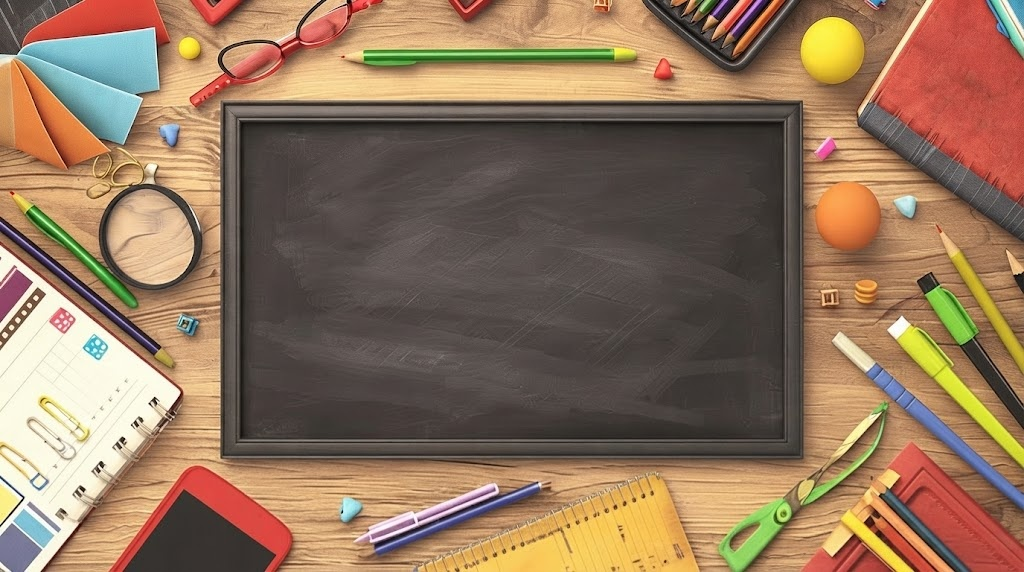
#> input picture blackbord image.jpg, 1024 x 572 px
$ python generate_density_icons.py '../blackbord image.jpg' out.png
#> lines starting #> are read from the running program, lines starting #| are printed output that depends on the picture
import os
from PIL import Image

def generate_icons(src_img_path, res_dir):
#> called with src_img_path = '../blackbord image.jpg', res_dir = 'out.png'
    im = Image.open(src_img_path)
#> im is the input picture: PIL image 1024x572 RGB; mean R, G, B 144.1, 116.2, 92
    densities = {
        'mdpi': (48, 48),
        'hdpi': (72, 72),
        'xhdpi': (96, 96),
        'xxhdpi': (144, 144),
        'xxxhdpi': (192, 192)
    }
    for density, size in densities.items():
        mip_dir = os.path.join(res_dir, f'mipmap-{density}')
        os.makedirs(mip_dir, exist_ok=True)
        resized = im.resize(size, Image.Resampling.LANCZOS)
        quant = resized.quantize(colors=256)
        quant.save(os.path.join(mip_dir, 'ic_launcher.png'), optimize=True)
        quant.save(os.path.join(mip_dir, 'ic_launcher_round.png'), optimize=True)
        print(f"[OK] Generated {density} icon ({size[0]}x{size[1]})")
#> this loop made 5 passes
#> pass 1, in generate_icons, `resized = im.resize(size, Image.Resampling.LANCZOS)`:
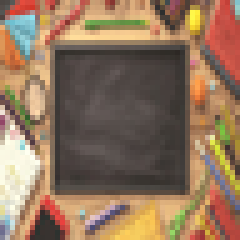
#> resized: PIL image 48x48 RGB (shown 5 times larger); mean R, G, B 144.1, 116.1, 92
#> pass 1, in generate_icons, `quant = resized.quantize(colors=256)`:
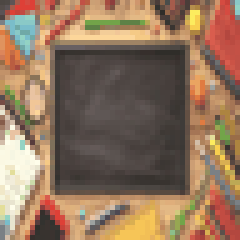
#> quant: PIL image 48x48 P (shown 5 times larger); mean R, G, B 144.2, 116, 92.2
#> pass 2, in generate_icons, `resized = im.resize(size, Image.Resampling.LANCZOS)`:
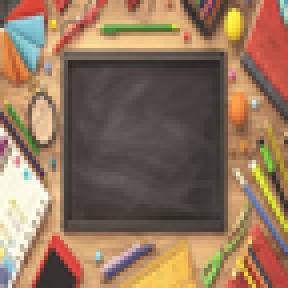
#> resized: PIL image 72x72 RGB (shown 4 times larger); mean R, G, B 144.1, 116.1, 92
#> pass 2, in generate_icons, `quant = resized.quantize(colors=256)`:
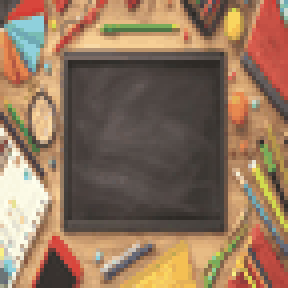
#> quant: PIL image 72x72 P (shown 4 times larger); mean R, G, B 144.1, 116.1, 92.5
#> after the loop:
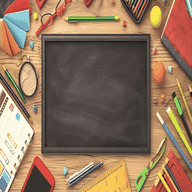
#> quant: PIL image 192x192 P; mean R, G, B 144.2, 116.3, 92.6

if __name__ == '__main__':
    import sys
    src = sys.argv[1]
    dest = sys.argv[2]
    generate_icons(src, dest)

$ run again, on founder image forever.jpeg
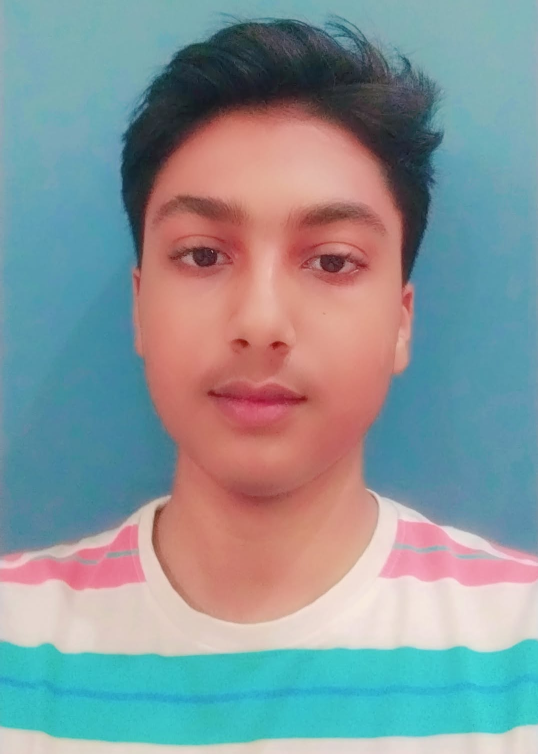
#> input picture founder image forever.jpeg, 1076 x 1507 px (shown at 1/2 size)
#> in generate_icons, im is the input picture: PIL image 1076x1507 RGB; mean R, G, B 135.3, 149.2, 152.8
#> the loop in generate_icons, `for density, size in densities.items():` made 5 passes
#> pass 2, in generate_icons, `resized = im.resize(size, Image.Resampling.LANCZOS)`:
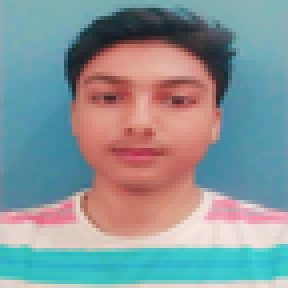
#> resized: PIL image 72x72 RGB (shown 4 times larger); mean R, G, B 135.3, 149.2, 152.7
#> after the loop in generate_icons, `for density, size in densities.items():`:
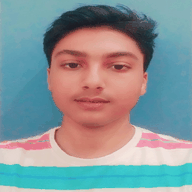
#> quant: PIL image 192x192 P; mean R, G, B 135.3, 149.3, 152.7
